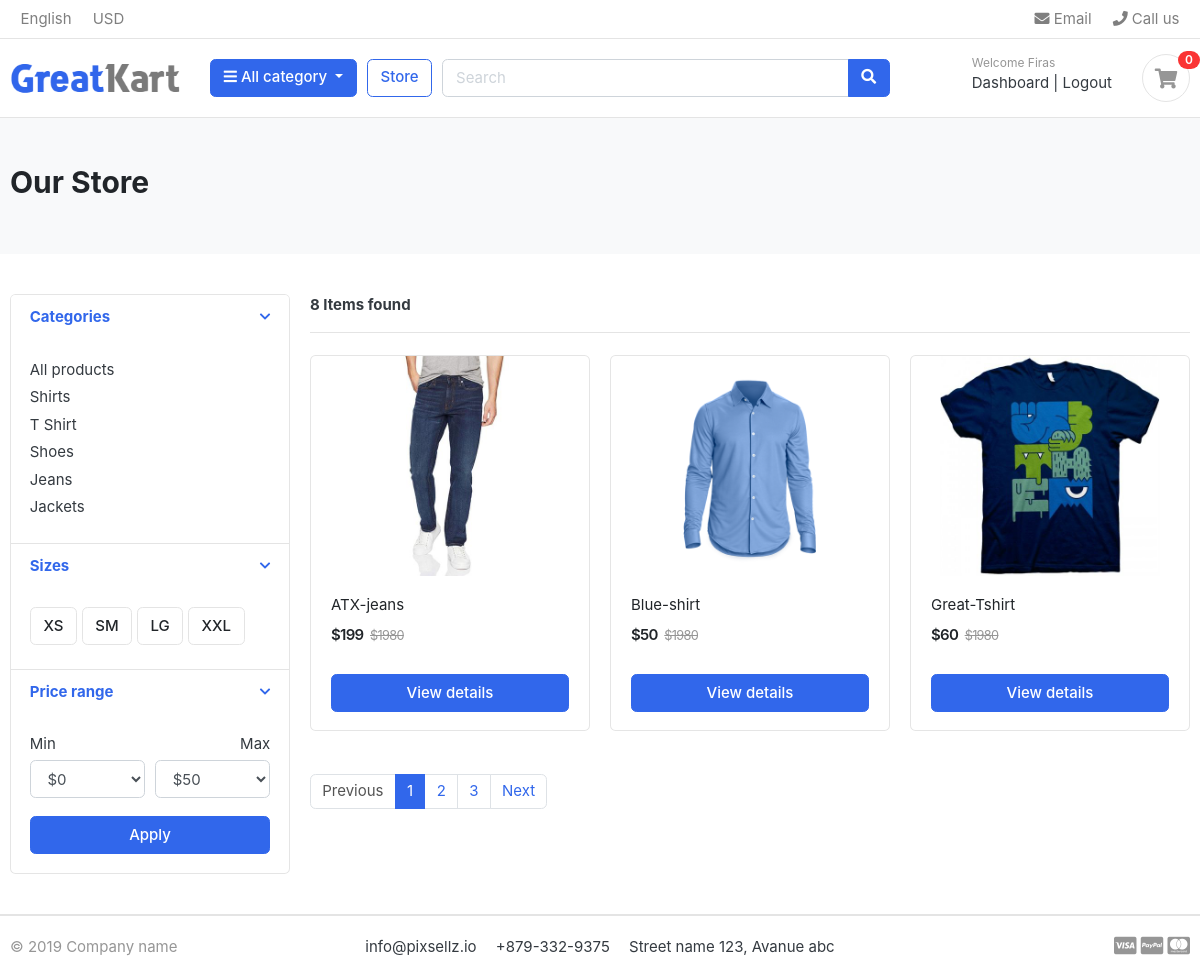
The app's page /store/ (signed in) with its own data.
### accounts/models.py (models this page shows, shortened)
class Account(AbstractBaseUser):
    first_name = models.CharField(max_length=50)
    last_name = models.CharField(max_length=50)
    username = models.CharField(max_length=50, unique=True)
    email = models.EmailField(max_length=100, unique=True)
    phone_number = models.CharField(max_length=50)
    date_joined = models.DateTimeField(auto_now_add=True)
    last_login = models.DateTimeField(auto_now_add=True)
    is_admin = models.BooleanField(default=False)
    is_staff = models.BooleanField(default=False)
    is_active = models.BooleanField(default=False)
    is_superadmin = models.BooleanField(default=False)
    USERNAME_FIELD = "email"
    REQUIRED_FIELDS = ["username", "first_name", "last_name"]
    objects = MyAccountManager()

### category/models.py (models this page shows, shortened)
class Category(models.Model):
    category_name = models.CharField(max_length=50, unique=True)
    slug = models.SlugField(max_length=100, unique=True)
    description = models.CharField(max_length=255, blank=True)
    cat_image = models.ImageField(upload_to="photos/categories", blank=True)
    class Meta:
        verbose_name = "Category"
        verbose_name_plural = "Categories"
    def get_url(self):
        return reverse("products_by_category", args=[self.slug])

### store/models.py (models this page shows, shortened)
class Product(models.Model):
    product_name = models.CharField(max_length=200, unique=True)
    slug = models.SlugField(max_length=200, unique=True)
    description = models.TextField(max_length=500, blank=True)
    price = models.IntegerField()
    image = models.ImageField(upload_to="photos/products")
    stock = models.IntegerField()
    is_available = models.BooleanField(default=True)
    category = models.ForeignKey(Category, on_delete=models.CASCADE)
    created_date = models.DateTimeField(auto_now_add=True)
    modified_date = models.DateTimeField(auto_now=True)
    def get_url(self):
        return reverse("product_detail", args=[self.category.slug, self.slug])

### store/views.py (the view)
# urls.py: path("store/", include("store.urls")),
def store(request, category_slug=None):
    categories = None
    products = None
    if category_slug != None:  # si un filtre categorie est choisi
        categories = get_object_or_404(Category, slug=category_slug)
        products = Product.objects.filter(category=categories, is_available=True)
        paginator = Paginator(products, 1)
        page = request.GET.get("page")  # capturer le numero de la page en cours
        paged_products = paginator.get_page(page)
        product_count = products.count()
    else:  # si aucun filtre de categorie n'est choisi
        products = Product.objects.all().filter(is_available=True).order_by("id")
        paginator = Paginator(products, 3)
        page = request.GET.get("page")  # capturer le numero de la page en cours
        paged_products = paginator.get_page(page)
        product_count = products.count()
    context = {
        "products": paged_products,
        "product_count": product_count,
    }
    return render(request, "store/store.html", context)

### templates/store/store.html (shortened to what this page needs)
{% extends 'base.html' %}
{% load static %}
{% block content %}
<section class="section-pagetop bg">
    <div class="container">
        {% if 'search' in request.path %}
            <h2 class="title-page">Search result</h2>
        {% else %}
            <h2 class="title-page">Our Store</h2>
        {% endif %}
    </div>
    </section>
    <section class="section-content padding-y">
    <div class="container">
    <div class="row">
        <aside class="col-md-3">
    <div class="card">
        <article class="filter-group">
            <header class="card-header">
                <a href="#" data-toggle="collapse" data-target="#collapse_1" aria-expanded="true" class="">
                    <i class="icon-control fa fa-chevron-down"></i>
                    <h6 class="title">Categories</h6>
                </a>
            </header>
            <div class="filter-content collapse show" id="collapse_1" style="">
                <div class="card-body">
                    <ul class="list-menu">
                        <li><a href="{% url 'store' %}"> All products </a></li>
                        {% for category in links %}
                        <li><a href="{{category.get_url}}"> {{category.category_name}} </a></li>
                        {% endfor %}
                    </ul>
                </div>
            </div>
        </article>
        <article class="filter-group">
            <header class="card-header">
                <a href="#" data-toggle="collapse" data-target="#collapse_4" aria-expanded="true" class="">
                    <i class="icon-control fa fa-chevron-down"></i>
                    <h6 class="title">Sizes </h6>
                </a>
            </header>
            <div class="filter-content collapse show" id="collapse_4" style="">
                <div class="card-body">
                  <label class="checkbox-btn">
                    <span class="btn btn-light"> XS </span>
                  </label>
                  <label class="checkbox-btn">
                    <span class="btn btn-light"> SM </span>
                  </label>
                  <label class="checkbox-btn">
                    <span class="btn btn-light"> LG </span>
                  </label>
                  <label class="checkbox-btn">
                    <span class="btn btn-light"> XXL </span>
                  </label>
            </div>
            </div>
        </article>
        <article class="filter-group">
            <header class="card-header">
                <a href="#" data-toggle="collapse" data-target="#collapse_3" aria-expanded="true" class="">
                    <i class="icon-control fa fa-chevron-down"></i>
                    <h6 class="title">Price range </h6>
                </a>
            </header>
            <div class="filter-content collapse show" id="collapse_3" style="">
                <div class="card-body">
                    <div class="form-row">
                    <div class="form-group col-md-6">
                      <label>Min</label>
                          <select class="mr-2 form-control">
                            <option value="0">$0</option>
                        </select>
                    </div>
                    <div class="form-group text-right col-md-6">
                      <label>Max</label>
                          <select class="mr-2 form-control">
                            <option value="50">$50</option>
                        </select>
                    </div>
                    </div>
                    <button class="btn btn-block btn-primary">Apply</button>
                </div>
            </div>
        </article>
    </div>
        </aside>
        <main class="col-md-9">
    <header class="border-bottom mb-4 pb-3">
            <div class="form-inline">
                <span class="mr-md-auto"><b>{{product_count}} Items found</b></span>
            </div>
    </header>
    <div class="row">
        {% if products %}
            {% for product in products  %}
            <div class="col-md-4">
                <figure class="card card-product-grid">
                    <div class="img-wrap">
                        <a href="{{product.get_url}}"><img src="{{product.image.url}}"></a>
                    </div>
                    <figcaption class="info-wrap">
                        <div class="fix-height">
                            <a href="{{product.get_url}}" class="title">{{product.product_name}}</a>
                            <div class="price-wrap mt-2">
                                <span class="price">${{product.price}}</span>
                                <del class="price-old">$1980</del>
                            </div>
                        </div>
                        <a href="{{product.get_url}}" class="btn btn-block btn-primary">View details </a>
                    </figcaption>
                </figure>
            </div>
            {% endfor %}
        {% else %}
            <div>
                <h2>Aucun résultat!</h2>
            </div>
        {% endif %}
    </div>
    <nav class="mt-4" aria-label="Page navigation sample">
        {% if products.has_other_pages %}
        <ul class="pagination">
            {% if products.has_previous %}
                <li class="page-item"><a class="page-link" href="?page={{products.previous_page_number}}">Previous</a></li>
            {% else %}
                <li class="page-item disabled"><a class="page-link" href="#">Previous</a></li>
            {% endif %}
            {% for i in products.paginator.page_range  %}
                {% if products.number == i %}
                    <li class="page-item active"><a class="page-link" href="#">{{i}}</a></li>
                {% else %}
                    <li class="page-item"><a class="page-link" href="?page={{i}}">{{i}}</a></li>
                {% endif %}
            {% endfor %}
            {% if products.has_next %}
                <li class="page-item"><a class="page-link" href="?page={{products.next_page_number}}">Next</a></li>
            {% else %}
                <li class="page-item disabled"><a class="page-link" href="#">Next</a></li>
            {% endif %}
        </ul>
        {% endif %}
    </nav>
        </main>
    </div>
    </div>
    </section>
{% endblock content %}

### templates/includes/navbar.html (shortened to what this page needs)
{% load static %}
<header class="section-header">
    <nav class="navbar p-md-0 navbar-expand-sm navbar-light border-bottom">
    <div class="container">
      <div class="collapse navbar-collapse" id="navbarTop4">
        <ul class="navbar-nav mr-auto">
            <li class="nav-item dropdown">
                 <a href="#" class="nav-link">   English </a>
            </li>
            <li class="nav-item dropdown">
                <a href="#" class="nav-link"> USD </a>
            </li>
        </ul>
        <ul class="navbar-nav">
            <li><a href="#" class="nav-link"> <i class="fa fa-envelope"></i> Email </a></li>
            <li><a href="#" class="nav-link"> <i class="fa fa-phone"></i> Call us </a></li>
        </ul>
      </div>
    </div>
    </nav>
    <section class="header-main border-bottom">
        <div class="container">
    <div class="row align-items-center">
        <div class="col-lg-2 col-md-3 col-6">
            <a href="{% url "home" %}" class="brand-wrap">
                <img class="logo" src="{% static './images/logo.png' %}">
            </a>
        </div>
        <div class="col-lg col-sm col-md col-6 flex-grow-0">
            <div class="category-wrap dropdown d-inline-block float-right">
                <button type="button" class="btn btn-primary dropdown-toggle" data-toggle="dropdown">
                    <i class="fa fa-bars"></i> All category
                </button>
            </div>
        </div>
        <a href="{% url "store" %}" class="btn btn-outline-primary">Store</a>
        <div class="col-lg  col-md-6 col-sm-12 col">
            <form action="{% url 'search' %}" class="search" method="get">
                <div class="input-group w-100">
                    <input type="text" class="form-control" style="width:60%;" placeholder="Search" name="keyword">
                    <div class="input-group-append">
                      <button class="btn btn-primary" type="submit">
                        <i class="fa fa-search"></i>
                      </button>
                    </div>
                </div>
            </form>
        </div>
        <div class="col-lg-3 col-sm-6 col-8 order-2 order-lg-3">
                    <div class="d-flex justify-content-end mb-3 mb-lg-0">
                        {% if user.id is None %}
                        <div class="widget-header">
                            <small class="title text-muted">Welcome guest!</small>
                            <div>
                                <a href="{% url 'login' %}">Sign in</a> <span class="dark-transp"> | </span>
                                <a href="{% url 'register' %}"> Register</a>
                            </div>
                        </div>
                        {% else %}
                        <div class="widget-header">
                            <small class="title text-muted">Welcome {{user.first_name}}</small>
                            <div>
                                <a href="{% url 'dashboard' %}">Dashboard</a> <span class="dark-transp"> | </span>
                                <a href="{% url 'logout' %}">Logout</a>
                            </div>
                        </div>
                        {% endif %}
                        <a href="{% url 'cart' %}" class="widget-header pl-3 ml-3">
                            <div class="icon icon-sm rounded-circle border"><i class="fa fa-shopping-cart"></i></div>
                            <span class="badge badge-pill badge-danger notify">{{cart_count}}</span>
                        </a>
                    </div>
                </div>
    </div>
        </div>
    </section>
    </header>

### records on screen
Account: first_name "Firas"
Category: category_name "Shirts"
Category: category_name "T Shirt"
Category: category_name "Shoes"
Category: category_name "Jeans"
Category: category_name "Jackets"
Product: image (picture), product_name "ATX-jeans", price "199"
Product: image (picture), product_name "Blue-shirt", price "50"
Product: image (picture), product_name "Great-Tshirt", price "60"

### other values on screen
{{ cart_count }} "0"
{{ product_count }} "8"
{{ i }} "1"
{{ i }} "2" "3"
